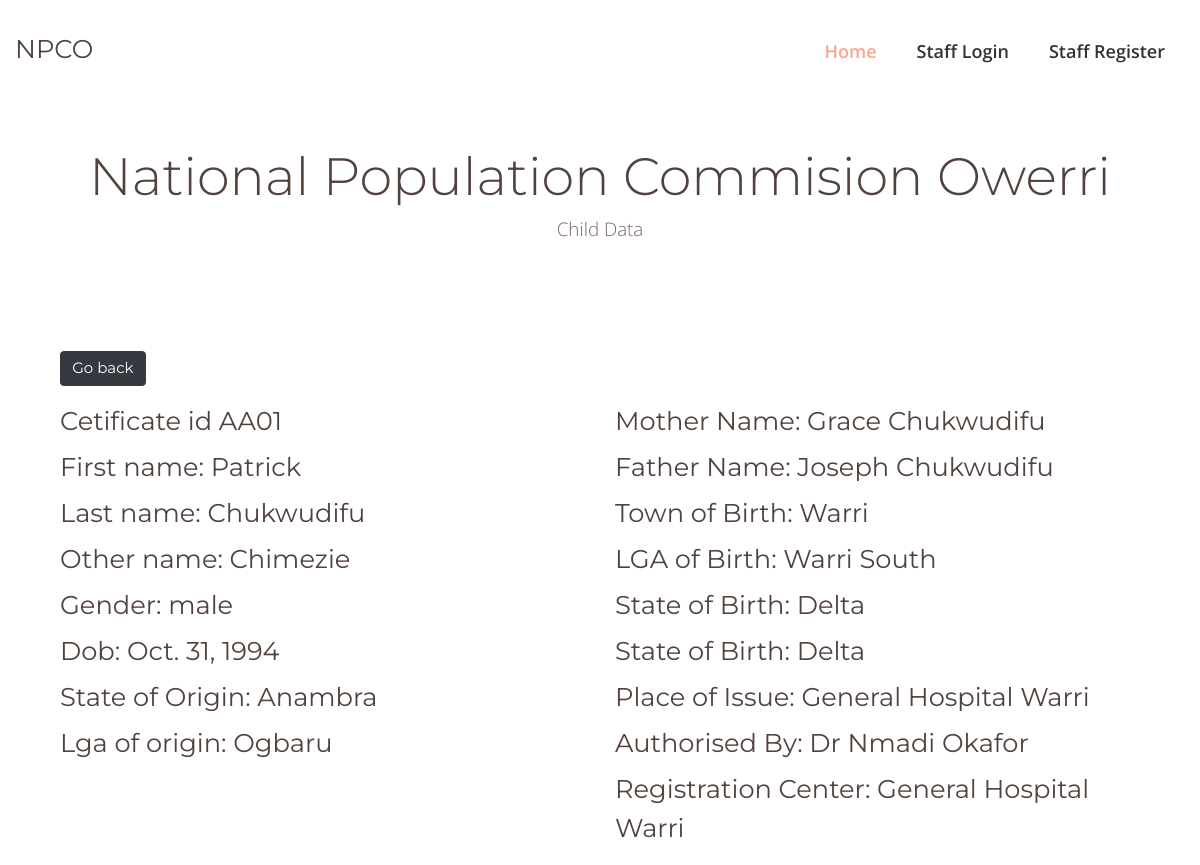
/detail/1, run on the app's committed database.
### accounts/models.py (models this page shows, shortened)
class Birth(models.Model):
    gender=models.CharField(max_length=200,null=False,choices=Gender,default='')
    reg_center=models.CharField(max_length=500,default='')
    certificate_no=models.CharField(max_length=500,default='')
    first_name=models.CharField(max_length=200)
    last_name=models.CharField(max_length=200)
    other_name=models.CharField(max_length=200)
    state_of_origin=models.CharField(max_length=200)
    lga_of_origin=models.CharField(max_length=200)
    residential_address=models.TextField(blank=True)
    date_of_birth=models.DateField()
    mother_name=models.CharField(max_length=200)
    father_name=models.CharField(max_length=200)
    town_of_birth=models.CharField(max_length=200,default='')
    lga_of_birth=models.CharField(max_length=200,default='')
    state_of_birth=models.CharField(max_length=200,default='')
    place_of_issue=models.CharField(max_length=200,default='')
    Authorised_by=models.CharField(max_length=200,default='')
    created_at = models.DateTimeField(auto_now_add=True)

### accounts/views.py (the view)
# urls.py: path('detail/<int:pk>', views.detail, name='detail'),
def detail(request,pk):
    assigns=Birth.objects.get(id=pk)
    context={'assigns':assigns}
    return render(request,'detail.html',context)

### accounts/templates/detail.html
{% extends 'base.html' %}
{% load static %}
{% block content %}
<section id="showcase-inner" class="py-5 text-white" >
    <div class="container">
      <div class="row text-center text-dark">
        <div class="col-md-12">
          <h1 class="display-4 " style="margin-top: 100px;">National Population Commision Owerri</h1>
          <p class="lead">Child Data</p>
        </div>
      </div>
    </div>
</section>
<div class="container">
    <div class="container mt-5 py-5 pb-5 mb-5">
<h1><a href="{% url 'viewchild' %}" type="button" class="btn btn-dark">Go back</a> </h1>
        <div class="row">
            <div class="col-md-12">
                <div class="row">
                    <div class="col-md-6">
                            <h3>Cetificate id {{assigns.certificate_no}}</h3>
                            <h3>First name: {{assigns.first_name}}</h3>
                            <h3>Last name: {{assigns.last_name}}</h3>
                            <h3>Other name: {{assigns.other_name}}</h3>
                            <h3>Gender: {{assigns.gender}}</h3>
                            <h3>Dob: {{assigns.date_of_birth}}</h3>
                            <h3>State of Origin: {{assigns.state_of_origin}}</h3>
                            <h3>Lga of origin: {{assigns.lga_of_origin}}</h3>
                    </div>
                    <div class="col-md-6">
                        <h3>Mother Name: {{assigns.mother_name}}</h3>
                        <h3>Father Name: {{assigns.father_name}}</h3>
                        <h3>Town of Birth: {{assigns.town_of_birth}}</h3>
                        <h3>LGA of Birth: {{assigns.lga_of_birth}}</h3>
                        <h3>State of Birth: {{assigns.state_of_birth}}</h3>
                        <h3>State of Birth: {{assigns.state_of_birth}}</h3>
                        <h3>Place of Issue: {{assigns.place_of_issue}}</h3>
                        <h3>Authorised By: {{assigns.Authorised_by}}</h3>
                        <h3>Registration Center: {{assigns.reg_center}}</h3>
                    </div>
                </div>
            </div>
        </div>
    </div>
  </div>
  {% endblock %}

### accounts/templates/base.html (shortened to what this page needs)
{% load static %}
<!DOCTYPE html>
<html lang="en">
<head>
    <link rel="stylesheet" type="text/css" href="{% static 'css/plugin.css' %}" />
    <link rel="stylesheet" type="text/css" href="{% static 'vendor/revolution-slider/revolution/fonts/pe-icon-7-stroke/css/pe-icon-7-stroke.css' %}">
    <link rel="stylesheet" type="text/css" href="{% static 'vendor/revolution-slider/revolution/css/settings.css' %}">
    <link rel="stylesheet" type="text/css" href="{% static 'vendor/revolution-slider/revolution/css/layers.css' %}">
    <link rel="stylesheet" type="text/css" href="{% static 'vendor/revolution-slider/revolution/css/navigation.css' %}">
    <link rel="stylesheet" type="text/css" href="{% static 'css/typographies.css' %}" />
    <link rel="stylesheet" type="text/css" href="{% static 'css/template-element.css' %}" />
    <link href="{% static 'css/style.css' %}" rel="stylesheet">
    <link href="{% static 'css/responsive.css' %}" rel="stylesheet">
    <link href="{% static 'css/custom.css' %}" rel="stylesheet">
</head>
<body>
    {% include 'navbar.html' %}
    {% block content %}
    {% endblock content %}
</body>
</html>

### accounts/templates/navbar.html (shortened to what this page needs)
{% load static %}
<header>
    <nav hidden class="nav-white nav-transparent full-width">
        <div class="nav-header">
            <a href="{% url 'home' %}" class="brand">
                <H3>NPCO</H3>
            </a>
        </div>
        <ul class="menu">
            <li class="scrollspy active"><a href="{% url 'home' %}">Home</a></li>
            {% if request.user.is_authenticated %}
            <li class="scrollspy"><a href="{% url 'dashboard' %}">Dashboard</a></li>
            <li class="scrollspy"><a href="{% url 'logout' %}">Logout</a></li>
            {% else %}
            <li class="scrollspy"><a href="{% url 'login' %}">Staff Login</a></li>
            <li class="scrollspy"><a href="{% url 'register' %}">Staff Register</a></li>
            {% endif %}
        </ul>
    </nav>
</header>

### static/css/typographies.css (style rules this page uses)
html { font-size: 15px; }
body { font-family: 'Open Sans', sans-serif; font-weight: normal; font-style: normal; color: #7d6762; -webkit-text-size-adjust: 100%; -webkit-font-smoothing: antialiased; line-height: 26px; }
a, .btn { -webkit-transition: all 0.3s ease-out 0s; -moz-transition: all 0.3s ease-out 0s; -ms-transition: all 0.3s ease-out 0s; -o-transition: all 0.3s ease-out 0s; transition: all 0.3s ease-out 0s; }
a, button, input { outline: medium none !important; color: #fea38e; }
h1, h2, h3, h4, h5, h6 { font-family: 'Montserrat', sans-serif; font-weight: 400; color: #52423E; margin-top: 0px; line-height: 1.5; }
h1 a, h2 a, h3 a, h4 a, h5 a, h6 a { color: inherit; }
ul { margin: 0px; padding: 0px; }
p { font-weight: normal; color: #7d6762; margin-bottom: 0; }
.full-width { width: 100% !important; }
section { background: #ffffff; }
h1 { font-size: 2.571rem; font-style: normal; }
h3 { font-size: 1.714rem; font-style: normal; }
.mt-5 { margin-top: 5px !important; }
.mb-5 { margin-bottom: 5px !important; }
.pb-5 { padding-bottom: 5px !important; }

### static/css/template-element.css (style rules this page uses)
.full-width { width: 100%; }

### static/css/responsive.css (style rules this page uses)
@media only screen and (max-width: 3500px) { body { overflow-x: hidden; } }

### static/css/default-style.css (style rules this page uses)
a, button, input, .theme-color, a:focus, a:hover, .search .search-btn:hover, .search .search-box i:hover, .accordion .acd-group.acd-active .acd-heading, .accordion .acd-group .acd-heading:hover, .accordion.animated .acd-group.acd-active .acd-heading, .accordion.animated .acd-group .acd-heading:hover, .cs-button.border.white:hover, .cs-button.border.white:focus, .cs-button.icon-color, .counter.theme-color span, .data-table .table-2 .table thead, .dropcap.dropcap-border, .dropcap.gray, .feature-box i, #two+label:before, #two+label:after, .remember-checkbox a, .cs-button.white, .no-title .portfolio-item .portfolio-overlay a:hover, .no-title .portfolio-item .portfolio-overlay a:hover, .list-group-item.active>.badge, .nav-pills>.active>a>.badge, .btn-primary .badge, ul.list li:after, .blog-entry .entry-meta ul li a i, .cs-button.arrow, .pricing-content .pricing-table-list ul li i, .tab-border .nav.nav-tabs > li.active > a, .tab-border .nav.nav-tabs > li.active > a:focus, .tab-border .nav.nav-tabs > li.active > a:hover, .team .team-contact span.call, .testimonial-info:before, .author-info span, .text-white .testimonial.clean .author-info, ul.page-breadcrumb li a:hover, .page-title.bg-gray ul.page-breadcrumb li span, .page-title.bg-gray ul.page-breadcrumb li a:hover, .page-title.pattern ul.page-breadcrumb li span, .page-title.pattern ul.page-breadcrumb li a:hover, section:hover .title-effect:nth-child(even), section:focus .title-effect:nth-child(even), .theme-bg .cs-button.icon-color:hover i, .sidebar .recent-post .recent-post-info a:hover, .sidebar .recent-post .recent-post-info span, .sidebar .widget-categories li a:hover, .sidebar .widget-categories li a:hover i, .blog-single .blog-post.blockquote blockquote cite, .portfolio-post-social a:hover, .comments-1 .comments-info a, .blog-post .blog-detail .entry-title a:hover, .blog-post .entry-meta ul li a:hover, .contact-3 .contact-add i, .happy-clients .tab-content .quoter-icon, .google-map .map-icon:before, .play-video:hover, .popup-video .play-video:hover a, .play-video:hover a, .portfolio-item-2 .portfolio-hover .hover-name a:hover, .portfolio-item-2 .portfolio-hover .hover-icon a:hover, .blog-entry .entry-meta ul li i, ul.list.theme-color li i, .testimonials.text-white.clean .author-info { color: #fea38e; }

### data on the page
Birth: certificate_no "AA01", first_name "Patrick", last_name "Chukwudifu", other_name "Chimezie", gender "male", date_of_birth "Oct. 31, 1994", state_of_origin "Anambra", lga_of_origin "Ogbaru", mother_name "Grace Chukwudifu", father_name "Joseph Chukwudifu", town_of_birth "Warri", lga_of_birth "Warri South", state_of_birth "Delta", place_of_issue "General Hospital Warri", Authorised_by "Dr Nmadi Okafor", reg_center "General Hospital Warri"
